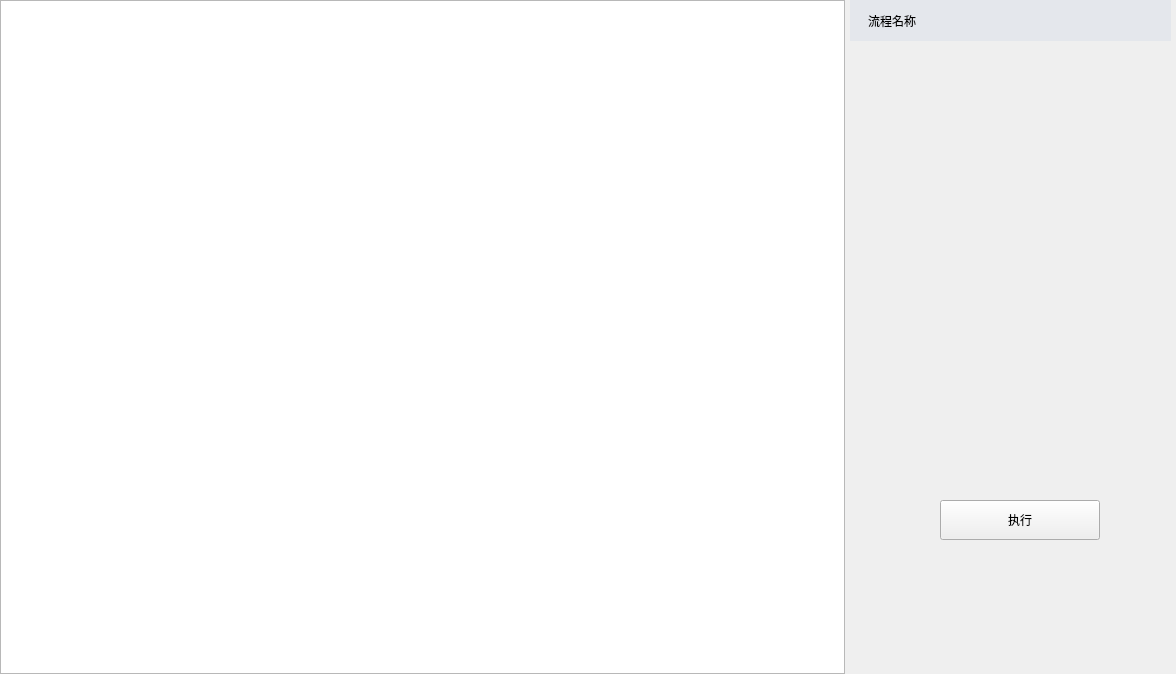
<?xml version="1.0" encoding="UTF-8"?>
<ui version="4.0">
 <class>TrkScanModuleWgt</class>
 <widget class="QWidget" name="TrkScanModuleWgt">
  <property name="geometry">
   <rect>
    <x>0</x>
    <y>0</y>
    <width>1176</width>
    <height>674</height>
   </rect>
  </property>
  <property name="windowTitle">
   <string>Form</string>
  </property>
  <widget class="QTableWidget" name="tableWidget">
   <property name="geometry">
    <rect>
     <x>0</x>
     <y>0</y>
     <width>845</width>
     <height>674</height>
    </rect>
   </property>
   <property name="showGrid">
    <bool>false</bool>
   </property>
   <attribute name="verticalHeaderDefaultSectionSize">
    <number>46</number>
   </attribute>
  </widget>
  <widget class="QPushButton" name="btn_execute">
   <property name="geometry">
    <rect>
     <x>940</x>
     <y>500</y>
     <width>160</width>
     <height>40</height>
    </rect>
   </property>
   <property name="text">
    <string>执行</string>
   </property>
   <property name="buttons" stdset="0">
    <string>btn_dlg</string>
   </property>
  </widget>
  <widget class="QLabel" name="FlowName">
   <property name="geometry">
    <rect>
     <x>850</x>
     <y>0</y>
     <width>321</width>
     <height>41</height>
    </rect>
   </property>
   <property name="styleSheet">
    <string notr="true">padding-left:15px;
background: #e4e7ec;</string>
   </property>
   <property name="text">
    <string>流程名称</string>
   </property>
  </widget>
 </widget>
 <resources/>
 <connections/>
</ui>
